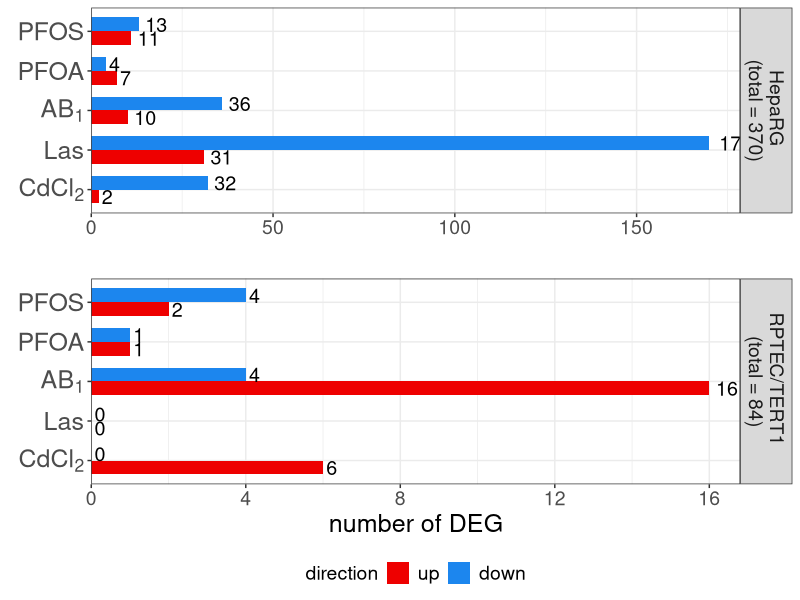
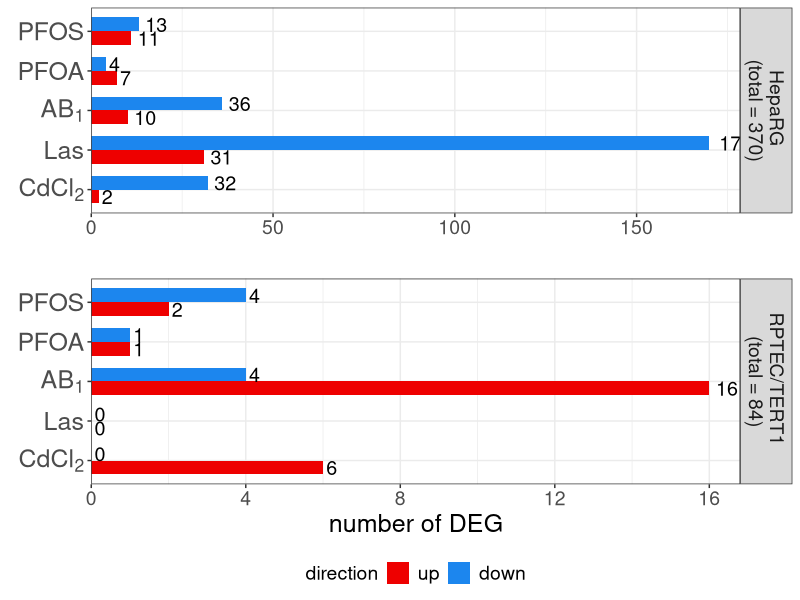

These charts were generated, in order, by the following R code:
##get genes of interest per substance in one file 
###genes of interest are: p < 0.05 (not adjusted) and Fold regulation < -1.5 or >1.5
###graph with how many upregulated genes and downregulated genes per substance
#read GeneGlobe files with fold regulation and p-values

library(readr)
library(tidyverse)
library(ggplot2)

setwd("3.2 Changes in gene transcription levels/")

Results_HepaRG <- read_delim("HepaRG_IPA_Upload.csv", delim = ";", escape_double = FALSE, locale = locale(), trim_ws = TRUE, n_max = 370)
                                                  
Results_RPTEC <- read_delim("RPTEC_IPA_Upload.csv", delim = ";", escape_double = FALSE, locale = locale(), trim_ws = TRUE, n_max = 84)

#genes of interest
#find interesting genes

interesting_genes_function <- function(df_results){
  for(i in seq(2, 11, 2)){
    interesting_genes <- mutate(df_results[, c(i, i+1)],
                                interesting_candidate_fc=ifelse(df_results[i] <= -1.5, "DOWN", ifelse(df_results[i] >= 1.5, "UP", "NO")),
                                interesting_candidate_pval=ifelse(df_results[i+1] >= 0.05,"NO","YES"),
                                interesting_candidate=ifelse(interesting_candidate_fc== "DOWN" & interesting_candidate_pval=="YES", "DOWN", ifelse(interesting_candidate_fc== "UP" & interesting_candidate_pval=="YES","UP","NO")),
                                .keep = "none")
    names(interesting_genes) <- gsub("interesting_candidate", paste0("GO_genes_", gsub("_Fold_Regulation", "", names(df_results[i]))), names(interesting_genes))
    interesting_genes <- apply(interesting_genes, 2, unlist)
    df_results <- data.frame(df_results, as.data.frame(interesting_genes))
  }
  return(df_results)
}

interesting_genes_HepaRG <- interesting_genes_function(Results_HepaRG)
interesting_genes_RPTEC <- interesting_genes_function(Results_RPTEC)

#create Barchart with up and down regulated genes
##function to get number of up and down regulated genes per substance
sum_up_down <- function(interesting_genes){
  substances <- c("PFOS", "PFOA", "AB1", "CdCl2", "Las")
  vector_up <- numeric(0)
  vector_down <- numeric(0)
  for (i in seq(14, 26, 3)){
    up <- length(grep("UP", interesting_genes[,i]))
    vector_up <- c(vector_up, up)
    down <- length(grep("DOWN", interesting_genes[,i]))
    vector_down <- c(vector_down, down)
  } 
  df <- data.frame(substances = substances, up = vector_up, down = vector_down, row.names = substances)
  return(df)
}

sum_up_down_HepaRG <- sum_up_down(interesting_genes_HepaRG)
sum_up_down_RPTEC <- sum_up_down(interesting_genes_RPTEC)

##mutate df for ggplot2
df1_long <- sum_up_down_HepaRG[, c(2,3)] %>%
  mutate(Category = factor(rownames(sum_up_down_HepaRG), levels = c("CdCl2", "Las", "AB1", "PFOA", "PFOS")), 
    Dataset = "HepaRG") %>%
  pivot_longer(cols = -c(Category, Dataset), names_to = "Variable", values_to = "Value")

df2_long <- sum_up_down_RPTEC[, c(2,3)] %>%
  mutate(Category = factor(rownames(sum_up_down_RPTEC), levels = c("CdCl2", "Las", "AB1", "PFOA", "PFOS")), Dataset = "RPTEC") %>%
  pivot_longer(cols = -c(Category, Dataset), names_to = "Variable", values_to = "Value")

combined_df <- bind_rows(df1_long, df2_long)
combined_df$Variable <- factor(combined_df$Variable, c("up", "down"))

##barchart with HepaRG and RPTEC next to each other
ggplot(combined_df, aes(x = Category, y = Value, fill = Variable)) +
  geom_bar(stat = "identity", width = 0.7, position = position_dodge(width = 0.7)) +
  geom_text(aes(label = Value), hjust = -0.3, size = 5, position = position_dodge(width = 0.7))+
  facet_wrap(~Dataset, scales = "free", nrow = 2, strip.position = "right", labeller = as_labeller(c("HepaRG" = "HepaRG \n(total = 370)", "RPTEC" = "RPTEC/TERT1 \n(total = 84)"))) +
  theme_bw() +
  scale_fill_manual(values = c("up" = "red2", "down" = "dodgerblue2"))+
  scale_x_discrete(labels = c(expression(CdCl[2]), "Las", expression(AB[1]), "PFOA", "PFOS"))+
  scale_y_continuous(expand = expansion(mult = c(0, 0.05)))+
  coord_flip()+
  labs(x = element_blank(),
       y = "number of DEG",
       fill = "direction") +
  theme(axis.text.x = element_text(size = 14),
        axis.text.y = element_text(size = 18),
        axis.title = element_text(size = 18),
        legend.title = element_text(size = 14),
        legend.text = element_text(size = 14),
        strip.text = element_text(size = 14),
        panel.spacing = unit(1, "cm"),
        legend.position = "bottom")

ggsave("number_of_DEG.png", width = unit(12, "cm"), height = unit(7, "cm"))

